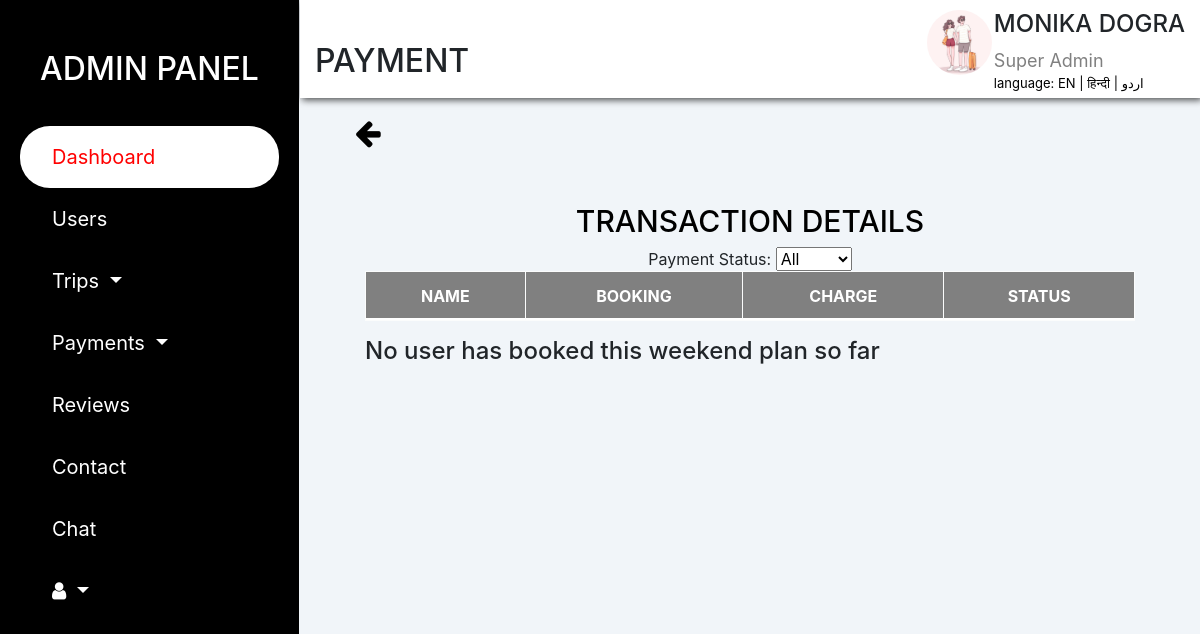
Screenshot of /weekend/explore/payment.php (signed in) with the database file from the repository.
### tables this page shows
CREATE TABLE `user_tbl` (
  `u_id` smallint(8) UNSIGNED NOT NULL,
  `f_name` varchar(20) DEFAULT NULL,
  `l_name` varchar(20) DEFAULT NULL,
  `email` varchar(40) NOT NULL,
  `pswd` varchar(40) DEFAULT NULL,
  `status` tinyint(1) NOT NULL DEFAULT 0,
  `gender` char(6) NOT NULL DEFAULT 'Gender',
  `phone_no` char(10) NOT NULL,
  `alt_phone_no` char(10) NOT NULL,
  `zipcode` char(6) NOT NULL,
  `city` varchar(80) NOT NULL,
  `state` varchar(30) NOT NULL,
  `profile_pic` varchar(50) NOT NULL DEFAULT 'default.svg',
  `online` tinyint(1) NOT NULL DEFAULT 0,
  `reg_date` date NOT NULL DEFAULT current_timestamp()
);

### weekend/explore/new.php (called while the page is built, shortened)
<?php
 if (isset($_GET['lang'])) {
     $set_lang=$_GET['lang'];
  }else{
    $set_lang='en';
  }
  $lang=array();
if ($set_lang=='en') {
   $lang['lang']='Language';
  $lang['admin']='ADMIN PANEL';
  $lang['dash']='DASHBOARD';
  $lang['user']='USERS';
  $lang['trip']='Trips';
  $lang['pays']='Payments';
  $lang['s_dash']='Dashboard';
  $lang['rev']='Reviews';
  $lang['cont']='Contact';
  $lang['cht']='Chat';
  $lang['s_dash']='Dashboard';
  $lang['tang']='Users';
  $lang['trips']='Trips';
  $lang['confirm']='Confirmed trips';
  $lang['name']='MONIKA DOGRA';
  $lang['super']='Super Admin';
  $lang['traf']='Traffic';
  $lang['recent']='NEW TRIPS';
  $lang['t_title']='Trips Title';
  $lang['dat']='Date';
  $lang['status']='Status';
  $lang['see']='See All';
  $lang['new']='NEW USERS';
  $lang['mem']='Members';
  $lang['nam']='Name';
  $lang['acc_v']='Date';
  $lang['det']='Details';
  $lang['int']='Interest';
  $lang ['users_d']='USERS DETAILS';
  $lang ['email']='Email';
  $lang ['gen']='Gender';
  $lang ['phone']='Phone no.';
  $lang ['alt']='Alt P_no.';
  $lang ['add']='Address';
  $lang ['zip']='Zipcode';
  $lang ['verf']='Verification';
  $lang ['del']='delete';
  $lang['trans']='TRANSACTIONS';
   $lang ['trans_d']='TRANSACTION DETAILS';
   $lang['trip_n']='Trip name';
   $lang['fee']='Fee';
   $lang['p_memb']='Paid member';
   $lang['opera']='Operation';
   $lang['see_m']='see more';
   $lang['trip_d']='TRIPS DETAILS';
   $lang ['sch']='SCHEDULE';
   $lang ['vid']='VIDEO';
   $lang ['detl']='DETAILS';
   $lang ['vaish']='VAISHNO DEVI';
   $lang ['pick']='Pickup Address';
   $lang ['arr_t']='Arrival Time';
   $lang ['fr']='From';
   $lang ['to']='To';
   $lang ['dest']='Destination';
   $lang ['fe_per']='Fee/Person';
   $lang ['stay']='Stay';
   $lang ['pos']='Post on';
   $lang ['note']='Note';
   $lang ['up']='UPDATE';
}

### weekend/explore/php/code.php (called while the page is built, shortened)
<?php
abstract class clsConnection
{
    public function __construct()
    {
        $dbHost="localhost";
        $dbName="explore";
        $dbUser="root";
        $dbPassword="";
        try
        {
            $this->dbConn= new PDO("mysql:host=$dbHost;dbname=$dbName",$dbUser,$dbPassword);
        }
        catch(PDOException $e)
        {
            Echo "Connection failed" . $e->getMessage();
        }
    }
}
class clsUser extends clsConnection implements I_User
{
    public function GetUserDetail($u_id){
        try{
             $sql="SELECT * FROM user_tbl where u_id=:u_id";
             $stmt=$this->dbConn->prepare($sql);
             $stmt->bindParam(':u_id',$u_id);
             $stmt->execute();
             $result=$stmt->fetchAll();
           return $result;
        }
        catch (PDOException $e){
            echo "User Details Error:".$e->getMessage();
        }
    }
}
?>

### weekend/explore/payment.php (the view, shortened to what this page needs)
<?php session_start();
     require_once('php/code.php');
       $weekend_id=$_SESSION['weekend_id'];
       $u_id=$_SESSION['u_id'];
     $U_Obj=new clsUser();
     $fun=$U_Obj->GetUserDetail($u_id);
     $profile_pic="";
     foreach ($fun as $arr) {
        $a_name=$arr['f_name']." ".$arr['l_name'];
        $profile_pic=$arr['profile_pic'];
     }
 ?>
 <!DOCTYPE html>
<html>
<head>
    <?php include'links/links.php'; ?>
    <link rel="stylesheet" href="css/payment.css">
</head>
<body>
     <div class="container-fluid">
      <div class="row">
          <?php include'title_bar.php'; ?>
           <div class="col-md-9 col-sm-12">
               <div class="row dash_content">
                  <div class="col-12 header">
                    <div>
                   <h3> <i class="fa fa-bars" id="fa-bars" onclick="show();"></i></h3><h2><?php echo $lang['pay'];?></h2></div>
                    <div class="profile">
                      <div class="img">
                        <img src="../login/photo/<?php echo $profile_pic; ?>">
                      </div>
                      <h4><?php echo  $a_name;?></h4>
                      <span><?php echo $lang['super'];?></span>
                          <div class="multi_lang" >
                           <?php echo $lang['lang']; ?>: <a href="payment.php?lang=en">EN | </a><a href="payment.php?lang=hi">हिन्दी</a><a href="payment.php?lang=ur"> | اردو</a>
                        </div>
                    </div>
                  </div>
          <div class="col-lg-12">
            <div class="arrow">
              <a href="transaction_tbl.php?lang=<?php echo $set_lang; ?>"><i class="fa fa-arrow-left"></i></a>
            </div>
             <div class="main-div ">
                           <h1><?php echo $lang['trans_d'];?></h1>
                           <div>
                          <?php echo $lang['pay_s'];?>:
                          <select onchange="selectfile();" id="content">
                                    <option value="all"><?php echo $lang['all'];?></option>
                                 </select>
                         </div>
                            <div class="table-responsive" id="table_con">
                              <table class="table table-light table-hover table-striped" >
                                  <tr class="sticky">
                                      <th><b><?php echo $lang['named'];?></b></th>
                                      <th><b><?php echo $lang['book'];?></b></th>
                                      <th><b><?php echo $lang['chrg'];?></b></th>
                                      <th><b><?php echo $lang['stat'];?></b></th>
                                  </tr>
                                 <?php
                                    $Obj=new clsPlanPurchase();
                                    $result=$Obj->UserPlanPurchase($weekend_id);
                                    $func=new clsWeekendPlans();
                                    $func_result=$func->UserWeekendPlans($weekend_id);
                                    $msg="";
                                    if($result){
                                    foreach ($func_result as $newarr) {
                                    foreach ($result as $data) {
                                     $u_id=$data['u_id'];
                                     $FunObj=new clsUser();
                                     $sol=$FunObj->GetUserDetail($u_id);
                                     foreach ($sol as $arr) {
                                     $total=$newarr['fee_charges']*$data['member_booking'];
                                 ?>
                                 <tr>
                                      <td><?php echo $arr['f_name']; ?></td>
                                      <td><?php echo $data['member_booking']; ?></td>
                                      <td><?php echo $total; ?></td>
                                      <td><?php if($data['pay_status']==0){
                                           echo "Unpaid";
                                      } elseif ($data['pay_status']==1) {
                                        echo "Paid";
                                      }else{
                                         echo "Cancelled";
                                      }
                                      ?> </td>
                                 </tr>
                               <?php
                                  }
                                   }
                                 }
                               }else{
                                    $msg=$lang['not_booked'];
                                 }
                               ?>
                           </table>
                          <h4><?php
                           if($msg){
                            echo $msg;
                           }
                           ?></h4>
                    </div>
                 </div>
               </div>
               </div>
           </div>
        </div>
     </div>
</body>
</html>

### weekend/explore/css/payment.css (style rules this page uses)
body { background: #f1f5f9; }
.header { background:#fff; display: flex; justify-content: space-between; box-shadow: 2px 2px 7px rgba(0,0,0,0.7); }
.dash_content { padding-bottom: 0px; }
.profile .img { position: absolute; right: 13rem; top: 10px; width: 65px; }
.profile img { width: 100%; border-radius: 35px; }
.profile h4 { padding-top: 10px; text-transform: uppercase; }
.profile span { color: grey; font-size: 18px; }
.multi_lang { color: black; font-size: 13px; padding-bottom: 5px; }
.multi_lang a { color: black; }
.main-div { padding: 35px 50px; width: 100%; display: flex; flex-direction: column; justify-content: center; align-items: center; }
.main-div h1 { font-size: 30px; color:#000; text-align: center; text-transform: capitalize; }
.fa-arrow-left { padding: 20px 40px; font-size:30px; cursor: pointer; color:black; float: left; }
table { background-color: #fff; margin: auto; }
th,td { border: 1px solid black; padding: 8px 30px; text-align: center; color: black; }
th { text-transform: uppercase; font-weight: 500; text-align: center; }
tr.sticky th { position: sticky; top: -3px; background: grey; color: white; }
tr.sticky th::after { content: " "; width: 100%; height: 2px; position: absolute; bottom: 0; left: 0; background: white; }

### rows the page displays
user_tbl: profile_pic (picture), a_name "MONIKA DOGRA"

### other values shown
$lang['admin'] "ADMIN PANEL"
$lang['s_dash'] "Dashboard"
$lang['tang'] "Users"
$lang['trip'] "Trips"
$lang['pays'] "Payments"
$lang['rev'] "Reviews"
$lang['cont'] "Contact"
$lang['cht'] "Chat"
$lang['pay'] "PAYMENT"
$lang['super'] "Super Admin"
$lang['lang'] "language"
$lang['trans_d'] "TRANSACTION DETAILS"
$lang['pay_s'] "Payment Status"
$lang['named'] "NAME"
$lang['book'] "BOOKING"
